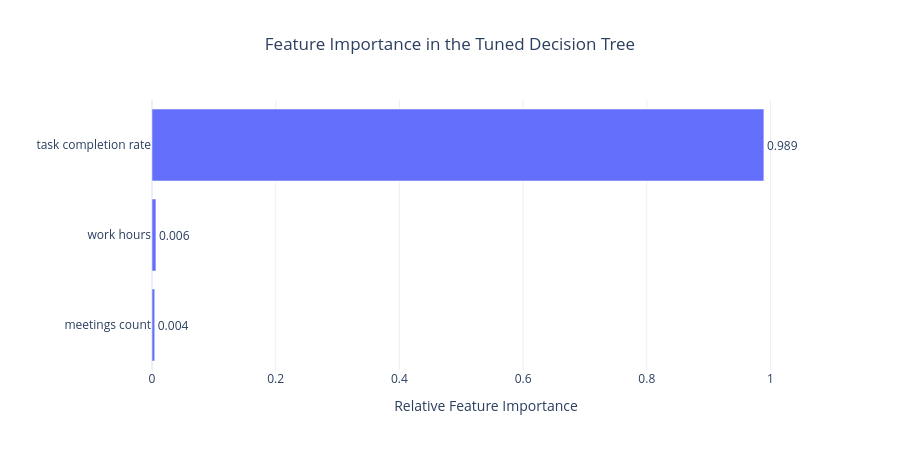

The notebook cell saved with this chart:
### Code cell
fig = px.bar(
    dt_importance_nonzero.sort_values("Importance"),
    x="Importance",
    y="Feature",
    orientation="h",
    text="Importance",
    title="Feature Importance in the Tuned Decision Tree"
)

fig.update_traces(
    texttemplate="%{text:.3f}",
    textposition="outside"
)

fig.update_layout(
    template="plotly_white",
    title_x=0.5,
    height=450,
    xaxis_title="Relative Feature Importance",
    yaxis_title="",
    xaxis=dict(range=[0, 1.08]),
    showlegend=False
)

fig.show()

### Figure 1 — Plotly figure (JSON) as saved in the notebook; plotly's stock layout.template omitted (floating-point values rounded to 4 significant figures)
{"data": [{"hovertemplate": "Importance=%{text}<br>Feature=%{y}<extra></extra>", "legendgroup": "", "marker": {"color": "#636efa", "pattern": {"shape": ""}}, "name": "", "orientation": "h", "showlegend": false, "text": [0.00438, 0.006346, 0.9893], "textposition": "outside", "texttemplate": "%{text:.3f}", "type": "bar", "x": [0.00438, 0.006346, 0.9893], "xaxis": "x", "y": ["meetings count", "work hours", "task completion rate"], "yaxis": "y"}], "layout": {"barmode": "relative", "height": 450, "legend": {"tracegroupgap": 0}, "showlegend": false, "title": {"text": "Feature Importance in the Tuned Decision Tree", "x": 0.5}, "xaxis": {"anchor": "y", "domain": [0, 1], "range": [0, 1.08], "title": {"text": "Relative Feature Importance"}}, "yaxis": {"anchor": "x", "domain": [0, 1], "title": {"text": ""}}}}
